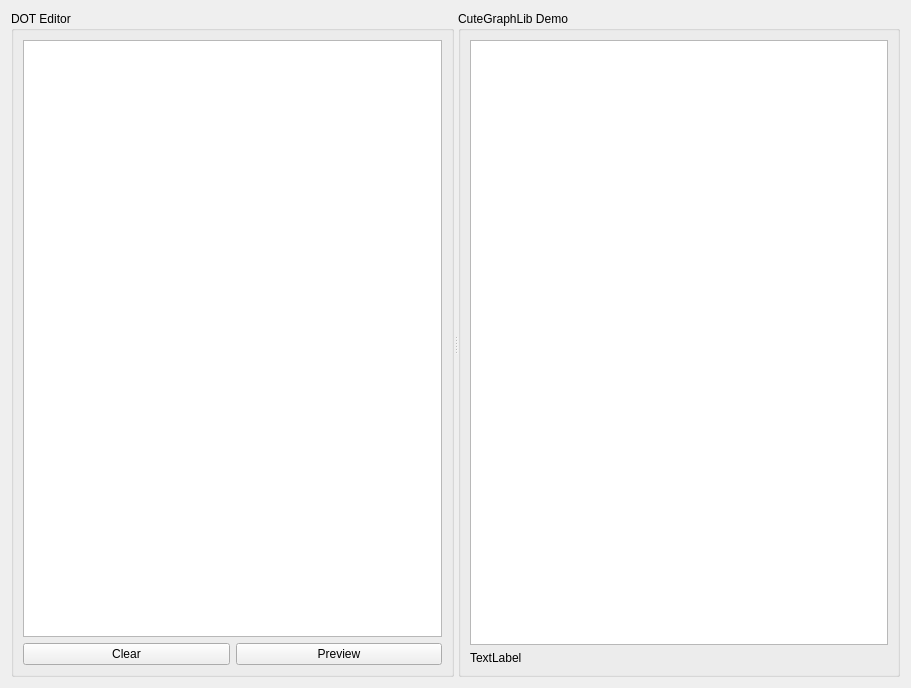
<?xml version="1.0" encoding="UTF-8"?>
<ui version="4.0">
 <class>Form</class>
 <widget class="QWidget" name="Form">
  <property name="geometry">
   <rect>
    <x>0</x>
    <y>0</y>
    <width>911</width>
    <height>688</height>
   </rect>
  </property>
  <property name="windowTitle">
   <string>Form</string>
  </property>
  <layout class="QHBoxLayout" name="horizontalLayout_4">
   <item>
    <widget class="QSplitter" name="splitter">
     <property name="orientation">
      <enum>Qt::Horizontal</enum>
     </property>
     <widget class="QGroupBox" name="editorBox">
      <property name="title">
       <string>DOT Editor</string>
      </property>
      <layout class="QHBoxLayout" name="horizontalLayout_2">
       <item>
        <layout class="QVBoxLayout" name="verticalLayout">
         <item>
          <widget class="QPlainTextEdit" name="plainTextEdit">
           <property name="tabStopWidth">
            <number>25</number>
           </property>
          </widget>
         </item>
         <item>
          <layout class="QHBoxLayout" name="horizontalLayout">
           <item>
            <widget class="QPushButton" name="clearButton">
             <property name="text">
              <string>Clear</string>
             </property>
            </widget>
           </item>
           <item>
            <widget class="QPushButton" name="previewButton">
             <property name="text">
              <string>Preview</string>
             </property>
            </widget>
           </item>
          </layout>
         </item>
        </layout>
       </item>
      </layout>
     </widget>
     <widget class="QGroupBox" name="viewerBox">
      <property name="title">
       <string>CuteGraphLib Demo</string>
      </property>
      <layout class="QVBoxLayout" name="verticalLayout_2">
       <item>
        <widget class="QGraphicsView" name="graphicsView"/>
       </item>
       <item>
        <widget class="QLabel" name="label">
         <property name="text">
          <string>TextLabel</string>
         </property>
        </widget>
       </item>
      </layout>
     </widget>
    </widget>
   </item>
  </layout>
 </widget>
 <resources/>
 <connections>
  <connection>
   <sender>clearButton</sender>
   <signal>clicked()</signal>
   <receiver>plainTextEdit</receiver>
   <slot>clear()</slot>
   <hints>
    <hint type="sourcelabel">
     <x>56</x>
     <y>653</y>
    </hint>
    <hint type="destinationlabel">
     <x>98</x>
     <y>551</y>
    </hint>
   </hints>
  </connection>
 </connections>
</ui>
